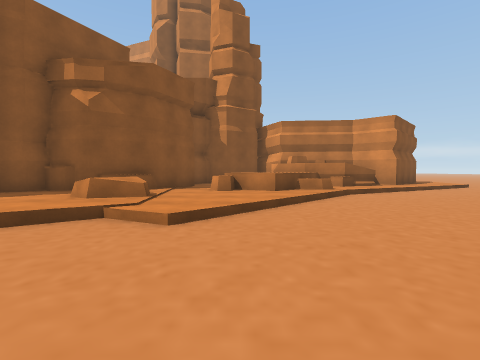
View 1 (above)

21 first-person views from a walk through a 3-D level made in the Unity game engine. The camera is 1.3 m above the floor, tilts 2° down and sees 85° across. The floor is counted in squares, 2 m on a side. Each view is taken from the middle of a square. On the plan, view 1 faces up. The plan holds only what a view shows up to about 9 squares ahead; the rest is blank. The place goes on beyond the plan. Some surface patterns are stand-ins.

View 2
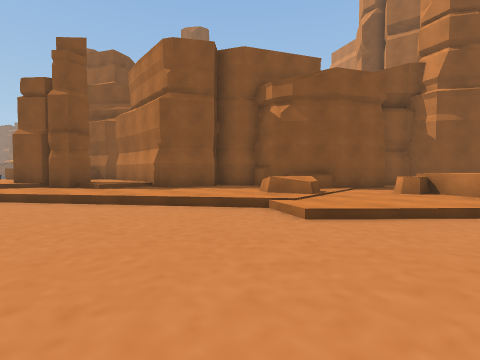

View 3
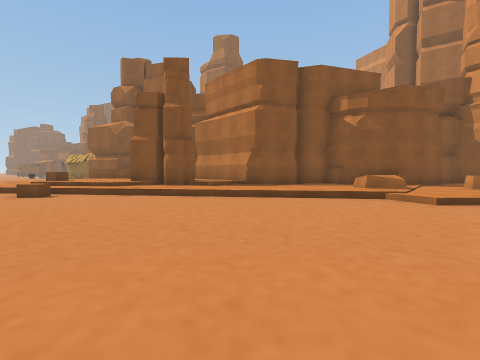

View 4
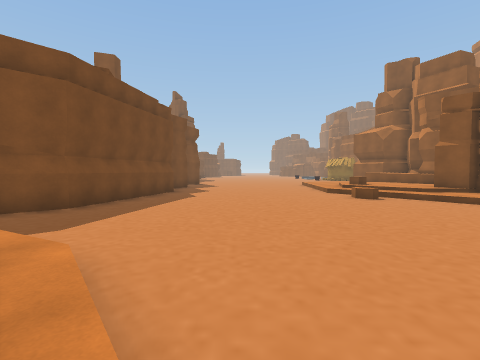

View 5
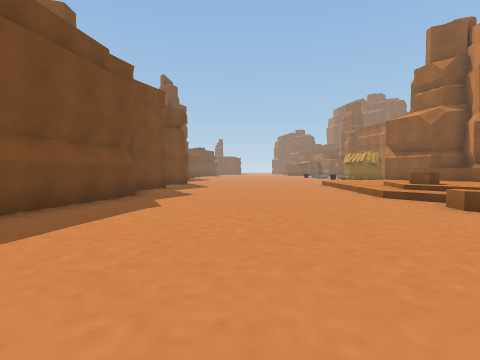

View 6
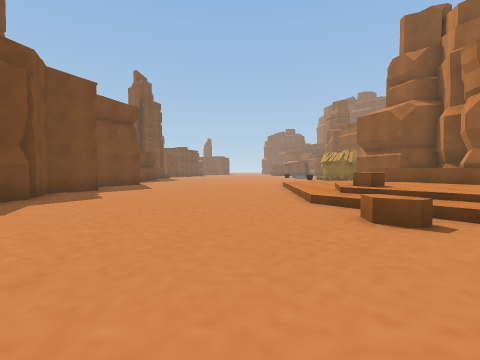

View 7
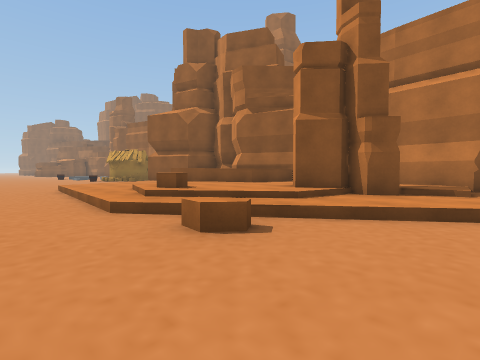

View 8
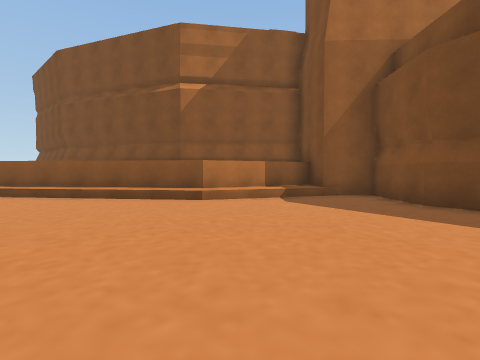

View 9
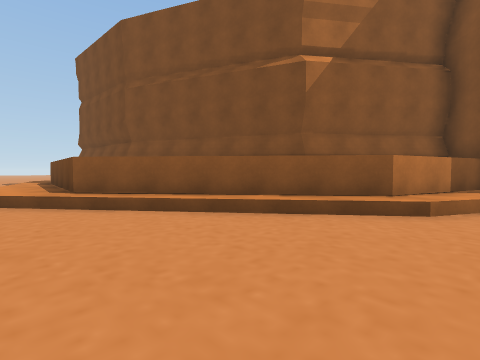

View 10
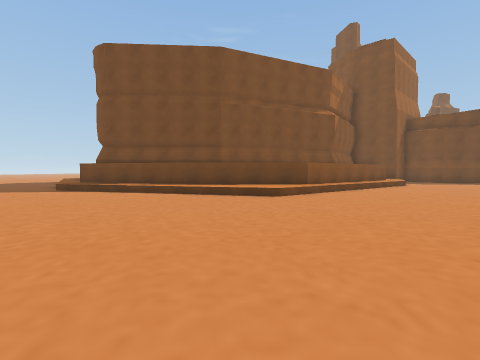

View 11
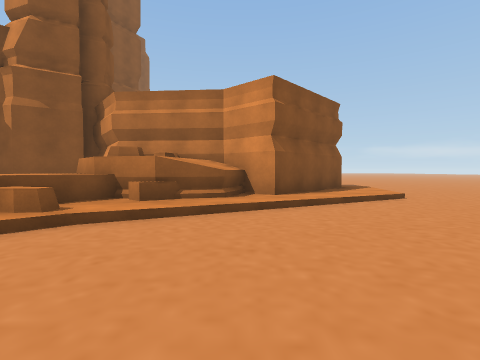

View 12
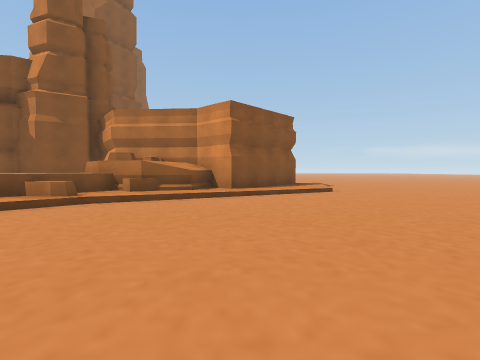

View 13
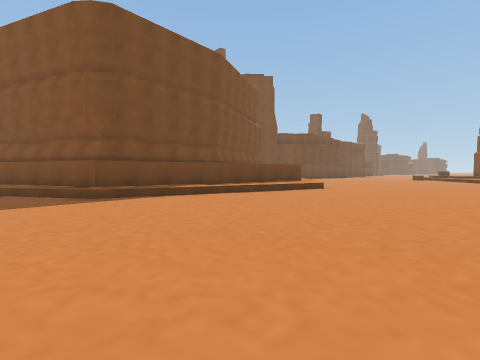

View 14
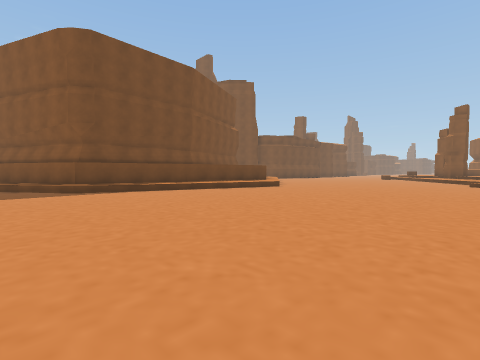

View 15
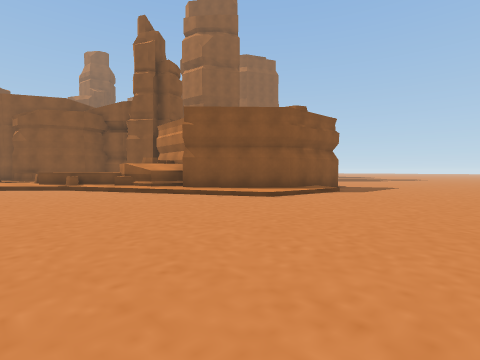

View 16
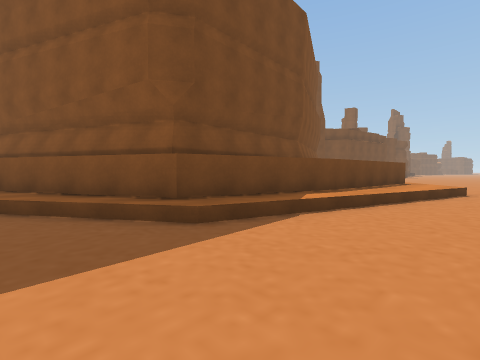

View 17
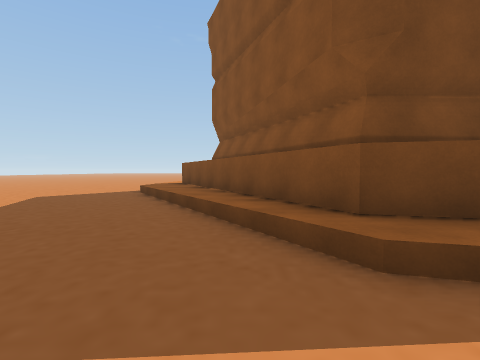

View 18
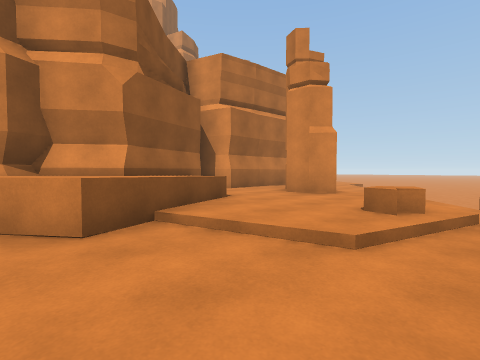

View 19
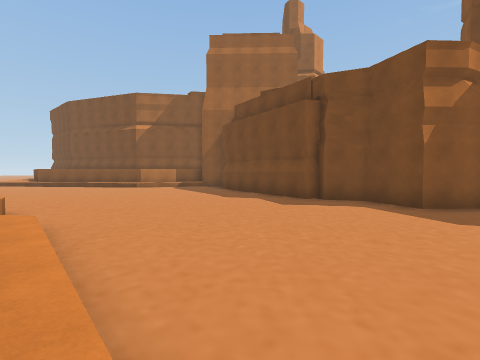

View 20
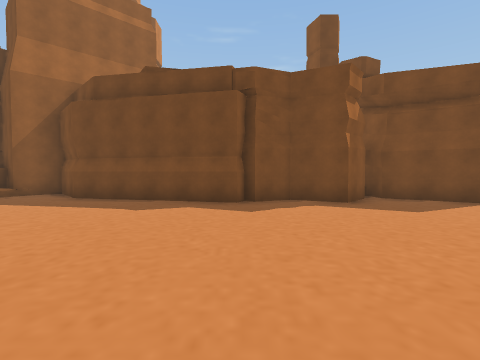

View 21
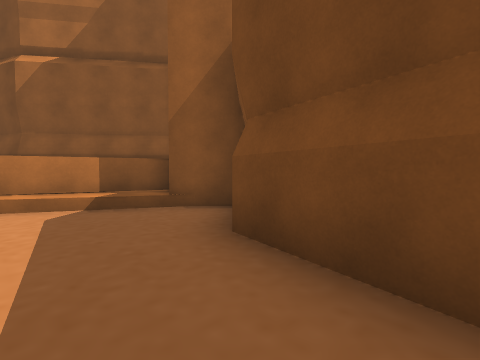

### Floor plan
Key: @ floor where view 1 was taken; # wall or solid block; . main floor; : floor 0.25 m higher than the main floor; + floor 0.5 m higher than the main floor; / step, stairs or slope; = window, fence, low wall or low ledge; ^ raised ledge.
Columns run from 15 left of view 1 to 13 right of it. Each row starts with its distance up from view 1.
 12                       ##/....
 11              ####  ####:/....
 10              #  ^## ^#://....
  9              #: ^^#^://......
  8              #:^^^://........
  7             ##:^^^/..........
  6          ###:::::/...........
  5      #   #::==::/............
  4 ^^ ^#+####:::::/.............
  3 ^^^^^++++:::/./..............
  2 ^^^^++##/::/.................
  1 :^++++#:/:/..................
  0 ::/++++:/......@.............
 -1 ::/+^///.....................
 -2 /::////^.....................
 -3 ..................////.......
 -4 ................./+++++//....
 -5 ................/^^^^^^^^+/..
 -6 .............../^^    ^^^#^/.
 -7 ............./+^          #+.
 -8 .............+^ ^^        ^^/
 -9 .######...../^ ^^          ^+
-10 .###  ####..+^^^           ^^
-11 ##       ####^^            ^^
-12           ###^^

Positions as (right, up) in squares from view 1, and headings:
1: (0, 0), facing up
2: (1, 0), facing up-left
3: (0, -3), facing up-left
4: (0, -6), facing left
5: (-4, -6), facing left
6: (-5, -4), facing left
7: (-6, -4), facing up-left
8: (-7, -4), facing down-right
9: (-3, -3), facing down-right
10: (5, 4), facing down
11: (5, 4), facing up
12: (6, 2), facing up
13: (13, 2), facing down-left
14: (13, 4), facing down-left
15: (13, 5), facing up-left
16: (13, -2), facing down-left
17: (12, -3), facing down
18: (-15, -2), facing up-right
19: (-15, -2), facing down-right
20: (-11, -2), facing down
21: (-8, -8), facing down-right
